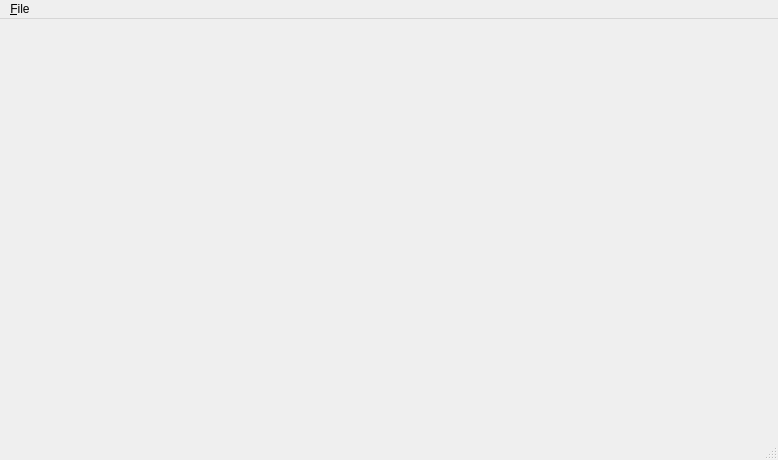
<?xml version="1.0" encoding="UTF-8"?>
<ui version="4.0">
 <class>MainWindow</class>
 <widget class="QMainWindow" name="MainWindow">
  <property name="geometry">
   <rect>
    <x>0</x>
    <y>0</y>
    <width>778</width>
    <height>460</height>
   </rect>
  </property>
  <property name="windowTitle">
   <string>Cart control client</string>
  </property>
  <widget class="QWidget" name="centralWidget">
   <property name="sizePolicy">
    <sizepolicy hsizetype="Preferred" vsizetype="Preferred">
     <horstretch>0</horstretch>
     <verstretch>0</verstretch>
    </sizepolicy>
   </property>
   <property name="minimumSize">
    <size>
     <width>300</width>
     <height>300</height>
    </size>
   </property>
   <property name="maximumSize">
    <size>
     <width>2000</width>
     <height>2000</height>
    </size>
   </property>
   <layout class="QGridLayout" name="gridLayout"/>
  </widget>
  <widget class="QMenuBar" name="menuBar">
   <property name="geometry">
    <rect>
     <x>0</x>
     <y>0</y>
     <width>778</width>
     <height>22</height>
    </rect>
   </property>
   <widget class="QMenu" name="menuFile">
    <property name="title">
     <string>&amp;File</string>
    </property>
    <addaction name="actionExit"/>
   </widget>
   <addaction name="menuFile"/>
  </widget>
  <widget class="QStatusBar" name="statusBar"/>
  <action name="actionExit">
   <property name="text">
    <string>E&amp;xit</string>
   </property>
  </action>
 </widget>
 <layoutdefault spacing="6" margin="11"/>
 <resources/>
 <connections/>
</ui>
